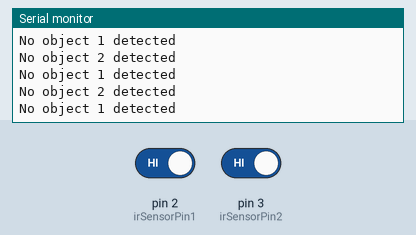
Simulated run of this sketch. Board: Arduino Uno, built with avr-gcc and run on an emulated ATmega328P. Parts: the last lines printed to the serial monitor. The inputs (shaded band) are chosen by the test bench; at power-on: pin 2 (irSensorPin1) HIGH, pin 3 (irSensorPin2) HIGH.

Above: at 4.8 s.
4.9 s: pin 2 (irSensorPin1) driven LOW
At 6.8 s:
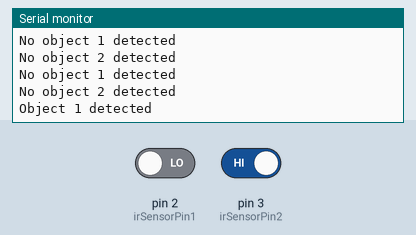
9.5 s: pin 3 (irSensorPin2) driven LOW
At 11.8 s:
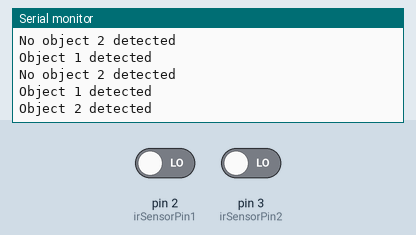

Measured:
- after the input at 4.9 s, the serial monitor: prints a new line after 1.1 s (image 1)
- after the input at 9.5 s, the serial monitor: prints a new line after 1.5 s (image 2)

The sketch:

IR_Sensor.ino
```cpp
// Define the pin where the IR sensor is connected
const int irSensorPin1 = 2;
const int irSensorPin2 = 3;

void setup() {
  // Initialize the serial communication
  Serial.begin(9600);

  // Set the IR sensor pin as input
  pinMode(irSensorPin1, INPUT);
  pinMode(irSensorPin2, INPUT);
}

void loop() {
  // Read the value from the IR sensor
  int sensorValue1 = digitalRead(irSensorPin1);
  int sensorValue2 = digitalRead(irSensorPin2);

  // If an object is detected
  if (sensorValue1 == LOW) {
    // Print a message to the serial monitor
    Serial.println("Object 1 detected");
  } else {
    // Print a message to the serial monitor
    Serial.println("No object 1 detected");
  }

  // Wait for a short period before checking again
  delay(1000);

   if (sensorValue2 == LOW) {
    // Print a message to the serial monitor
    Serial.println("Object 2 detected");
  } else {
    // Print a message to the serial monitor
    Serial.println("No object 2 detected");
  }
  delay(1000);
}
```
